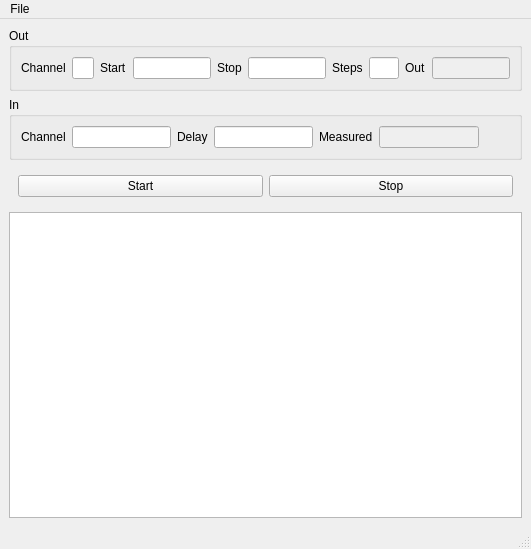
<?xml version="1.0" encoding="UTF-8"?>
<ui version="4.0">
 <class>MainWindow</class>
 <widget class="QMainWindow" name="MainWindow">
  <property name="geometry">
   <rect>
    <x>0</x>
    <y>0</y>
    <width>531</width>
    <height>549</height>
   </rect>
  </property>
  <property name="windowTitle">
   <string>Python for the Lab: Scan Window</string>
  </property>
  <property name="windowIcon">
   <iconset>
    <normaloff>logo.png</normaloff>logo.png</iconset>
  </property>
  <property name="iconSize">
   <size>
    <width>40</width>
    <height>40</height>
   </size>
  </property>
  <widget class="QWidget" name="central_widget">
   <layout class="QVBoxLayout" name="verticalLayout">
    <item>
     <widget class="QGroupBox" name="out_group">
      <property name="title">
       <string>Out</string>
      </property>
      <layout class="QHBoxLayout" name="horizontalLayout_2">
       <item>
        <widget class="QLabel" name="out_channel_label">
         <property name="text">
          <string>Channel</string>
         </property>
        </widget>
       </item>
       <item>
        <widget class="QLineEdit" name="out_channel_line">
         <property name="maximumSize">
          <size>
           <width>40</width>
           <height>16777215</height>
          </size>
         </property>
         <property name="maxLength">
          <number>1</number>
         </property>
        </widget>
       </item>
       <item>
        <widget class="QLabel" name="start_label">
         <property name="text">
          <string>Start</string>
         </property>
        </widget>
       </item>
       <item>
        <widget class="QLineEdit" name="start_line"/>
       </item>
       <item>
        <widget class="QLabel" name="stop_label">
         <property name="text">
          <string>Stop</string>
         </property>
        </widget>
       </item>
       <item>
        <widget class="QLineEdit" name="stop_line"/>
       </item>
       <item>
        <widget class="QLabel" name="num_steps_label">
         <property name="text">
          <string>Steps</string>
         </property>
        </widget>
       </item>
       <item>
        <widget class="QLineEdit" name="num_steps_line">
         <property name="minimumSize">
          <size>
           <width>30</width>
           <height>0</height>
          </size>
         </property>
         <property name="maximumSize">
          <size>
           <width>55</width>
           <height>16777215</height>
          </size>
         </property>
        </widget>
       </item>
       <item>
        <widget class="QLabel" name="label">
         <property name="text">
          <string>Out</string>
         </property>
        </widget>
       </item>
       <item>
        <widget class="QLineEdit" name="out_line">
         <property name="enabled">
          <bool>false</bool>
         </property>
        </widget>
       </item>
      </layout>
     </widget>
    </item>
    <item>
     <widget class="QGroupBox" name="in_group">
      <property name="title">
       <string>In</string>
      </property>
      <layout class="QHBoxLayout" name="horizontalLayout_3">
       <item>
        <widget class="QLabel" name="in_channel_label">
         <property name="text">
          <string>Channel</string>
         </property>
        </widget>
       </item>
       <item>
        <widget class="QLineEdit" name="in_channel_line">
         <property name="maxLength">
          <number>1</number>
         </property>
        </widget>
       </item>
       <item>
        <widget class="QLabel" name="delay_label">
         <property name="text">
          <string>Delay</string>
         </property>
        </widget>
       </item>
       <item>
        <widget class="QLineEdit" name="delay_line"/>
       </item>
       <item>
        <widget class="QLabel" name="label_2">
         <property name="text">
          <string>Measured</string>
         </property>
        </widget>
       </item>
       <item>
        <widget class="QLineEdit" name="measured_line">
         <property name="enabled">
          <bool>false</bool>
         </property>
        </widget>
       </item>
       <item>
        <spacer name="horizontalSpacer">
         <property name="orientation">
          <enum>Qt::Horizontal</enum>
         </property>
         <property name="sizeHint" stdset="0">
          <size>
           <width>40</width>
           <height>20</height>
          </size>
         </property>
        </spacer>
       </item>
      </layout>
     </widget>
    </item>
    <item>
     <widget class="QWidget" name="button_widgets" native="true">
      <layout class="QHBoxLayout" name="horizontalLayout">
       <item>
        <widget class="QPushButton" name="start_button">
         <property name="text">
          <string>Start</string>
         </property>
        </widget>
       </item>
       <item>
        <widget class="QPushButton" name="stop_button">
         <property name="text">
          <string>Stop</string>
         </property>
        </widget>
       </item>
      </layout>
     </widget>
    </item>
    <item>
     <widget class="PlotWidget" name="plot_widget"/>
    </item>
   </layout>
  </widget>
  <widget class="QMenuBar" name="menubar">
   <property name="geometry">
    <rect>
     <x>0</x>
     <y>0</y>
     <width>531</width>
     <height>24</height>
    </rect>
   </property>
   <widget class="QMenu" name="menuFile">
    <property name="title">
     <string>File</string>
    </property>
    <addaction name="actionSave"/>
   </widget>
   <addaction name="menuFile"/>
  </widget>
  <widget class="QStatusBar" name="statusbar"/>
  <action name="actionSave">
   <property name="text">
    <string>Save</string>
   </property>
   <property name="shortcut">
    <string>Ctrl+S</string>
   </property>
  </action>
 </widget>
 <customwidgets>
  <customwidget>
   <class>PlotWidget</class>
   <extends>QGraphicsView</extends>
   <header>pyqtgraph</header>
  </customwidget>
 </customwidgets>
 <resources>
  <include location="resources.qrc"/>
 </resources>
 <connections/>
</ui>
